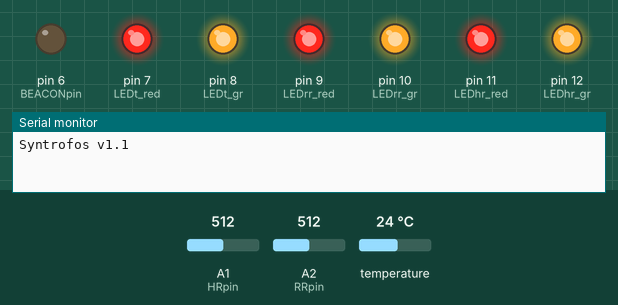
Simulated run of this sketch. Board: Arduino Nano, built with avr-gcc and run on an emulated ATmega328P. On the bench: output pins drawn as LEDs (lit = HIGH), the last lines printed to the serial monitor. The inputs (shaded band) are chosen by the test bench; at power-on: A2 (RRpin) = 512, temperature 24 °C, A1 (HRpin) = 512.

Above: at 1.2 s.
1.3 s: A2 (RRpin) set to 306
At 2.0 s:
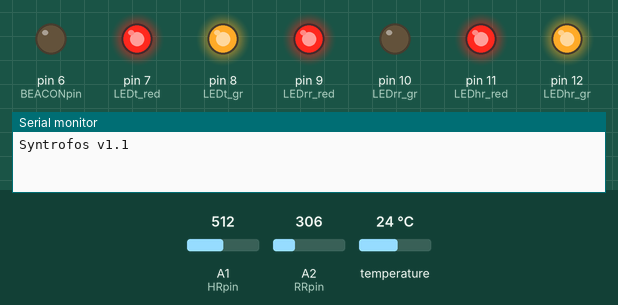
4.0 s: temperature set to 36.7 °C
At 17.6 s:
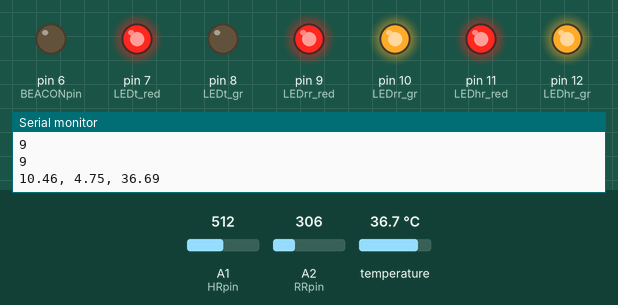
17.9 s: temperature set to 38.1 °C
At 39.1 s:
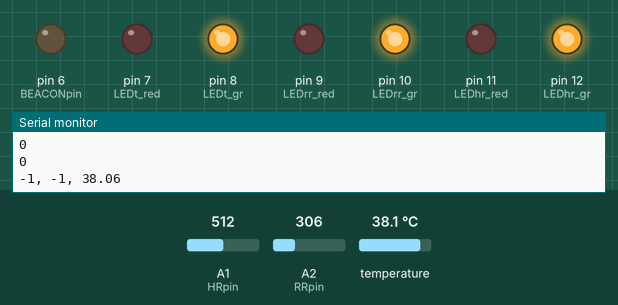
Timing chart, 0 to 44.3 s (numbered marks = the images above; inputs shaded):
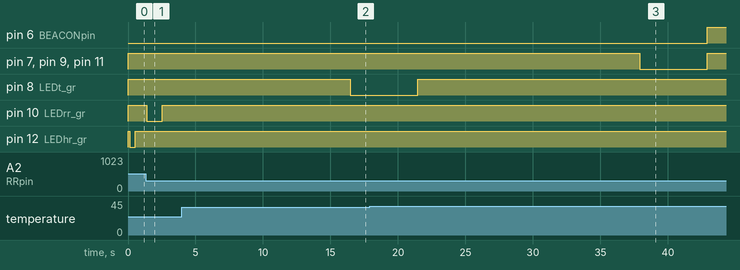

The sketch:

Syntrofos-v1.1-nano-fft.ino
```cpp
// Syntrofos 1.1 frequency domain processing

#include "fix_fft.h"
#include <OneWire.h>
#include <DallasTemperature.h>

#define RATIO_RR 0.3      // good signal RR ratio, determined experimentally
#define RATIO_HR 0.19     // good signal HR ratio, determined experimentally
#define LEDinterval 5000  // LED signalling interval in ms

#define ONE_WIRE_BUS 2    // temperature sensor pin
#define RRpin A2          // RR sensor pin
#define HRpin A1          // HR sensor pin
#define LEDt_red 7        // teperature red LED pin
#define LEDt_gr 8         // temperature green LED pin
#define LEDrr_red 9       // RR red LED pin
#define LEDrr_gr 10       // RR green LED pin
#define LEDhr_red 11      // HR red LED pin
#define LEDhr_gr 12       // HR green LED pin
#define BEACONpin 6       // beacon pin

int intr_count = 0;                 // interrupts counter
int Tms;                            // sampling period in ms
bool canSample = false;             // sampliing inidicator
int sample_count = 0;               // sample counter
bool firstSpecutrumDone = false;    // the first spectrum indicator which is discarded because of noise
float PeakRR, PeakHR;               // dominant spectrum components
int maxSP_rr, maxSP_hr = 0;         // spectrum maximal values
int err_rr, err_hr = 30;            // error code, 0: normal rhythm, 1: slower, 2: faster, -1: low signal
int sumS_rr, sumS_hr = 0;           // spectrum sums
int sum3_rr, sum3_hr = 0;           // 3 dominant spectrum elements sums
float RRR, RHR = 0.0;               // real respiratory rate and heart rate

const byte FFT_N = 128;             // buffer size
char im_rr[FFT_N], data_rr[FFT_N];  // imaginary and real arrays for fft
char im_hr[FFT_N], data_hr[FFT_N];
int dat_rr, dat_hr = 0;             // fft vector intensity variables
int iHrRr = 0;                      // iterator for fft arrays
int8_t maxiin_rr, maxiin_hr = 0;    // max values indexes for fft
int maxi_rr, maxi_hr = 0;           // max values for fft
const byte ZP = 128;                // zero padding possibility if set for example to 64
const byte fs = 8;                  // sampling frequency

// Filter variables
float beta_rr, beta_hr = 0.0;       // HP filter 1st order
float y_hp_rr, y_hp_hr = 0.0;
float x_hp_rr, x_hp_hr = 0.0;

float Tcel = 0.0; // temperature variable

OneWire oneWire(ONE_WIRE_BUS);
DallasTemperature sensors(&oneWire);


void setup()
{
  // Filter variables
  const float fc_hp_rr = 0.4;
  const float fc_hp_hr = 2.5;

  // declare LED pins as output
  pinMode(LEDt_gr, OUTPUT);
  pinMode(LEDt_red, OUTPUT);
  pinMode(LEDrr_gr, OUTPUT);
  pinMode(LEDrr_red, OUTPUT);
  pinMode(LEDhr_gr, OUTPUT);
  pinMode(LEDhr_red, OUTPUT);
  pinMode(BEACONpin, OUTPUT);

  analogReference(INTERNAL);               // a built-in reference, equal to 1.1 volts on the ATmega168 or ATmega328P
  Serial.begin(115200);
  Serial.println("Syntrofos v1.1");

  sensors.begin();
  sensors.setWaitForConversion(false);     // if set to false then it is not blocking, but then 750ms or more must be waited before next call
  cli();                                   // disable interrupts during setup
  LEDsOff();                               // set LEDs initially to off
  beta_rr = calculate_beta(fc_hp_rr, fs);  // filter coefficients
  beta_hr = calculate_beta(fc_hp_hr, fs);
  Tms = (int) (1000 / fs);                 // sampling period
  delay(500);
  comp_match();
  sei();                          // re-enable interrupts
} // setup


uint8_t D = 25;                   // variable for hysteresis effect when blinking LEDs
int average_rr, average_hr = 0;   // average signal values
int sampleRR, sampleHR;           // sample variables
bool alarmSignal = false;                   // if any of 3 monitored signals is out of safe range
bool beaconStatus, beaconPowering = false;  // false: off, true: on
int beaconPower_count = 0;                  // to count beacon powering duration

void loop()
{
  int sum_rr, sum_hr = 0;   // sums to calculate average values
  int yo_hp_rr, yo_hp_hr;   // filter outputs
  float P_left_rr, P_left_hr, P_rigth_rr, P_right_hr = 0.0;  // left and right spectral components around the maximum
  float mi_rr, mi_hr = 0.0;                                  // rhythm correction coefficients

  if (canSample == true)
  {
    cli();
    ReadInternal(&sampleRR, &sampleHR); // take samples
    sample_count++;                     // count samples

    // filter rr signal
    yo_hp_rr = high_pass_rr(beta_rr, float(sampleRR));
    yo_hp_rr = limit(yo_hp_rr, -127, 127);
    // filter hr signal
    yo_hp_hr = high_pass_hr(beta_hr, float(sampleHR));
    yo_hp_hr = limit(yo_hp_hr, -127, 127);

    // blink RR and HR LEDs at the pace of their signals
    if (yo_hp_rr < -(average_rr + D))
      digitalWrite(LEDrr_gr, LOW);
    else if (yo_hp_rr > -(average_rr + D / 2))
      digitalWrite(LEDrr_gr, HIGH);
    if (yo_hp_hr > average_rr + D)
      digitalWrite(LEDhr_gr, LOW);
    else if (yo_hp_hr < average_rr + D / 2)
      digitalWrite(LEDhr_gr, HIGH);

    data_rr[iHrRr] = (char)yo_hp_rr;
    data_hr[iHrRr] = (char)yo_hp_hr;
    iHrRr++;
    sum_rr += yo_hp_rr;
    sum_hr += yo_hp_hr;
    if (iHrRr % 32 == 0) {                 // calculate average value after every 32 samples
      average_rr = (int) sum_rr / 32;
      average_hr = (int) sum_hr / 32;
      sum_rr = 0;
      sum_hr = 0;
    }

    // do FFT
    if (iHrRr > ZP)
    {
      // fill imaginary
      for (int i = 0; i < FFT_N; i++) {
        im_rr[i] = 0;
        im_hr[i] = 0;
      }

      fix_fft(data_rr, im_rr, 6, 0); // FFT functions
      fix_fft(data_hr, im_hr, 6, 0);

      maxi_rr = 0;
      maxi_hr = 0;
      maxiin_rr = 0;
      maxiin_hr = 0;
      PeakRR = 0;
      PeakHR = 0;

      sensors.requestTemperatures();      // send the command to get temperature readings

      for (int i = 1; i < FFT_N / 2; i++) // full spectrum rr; index 0 is dc component and is not considered
      {
        dat_rr = (int8_t(data_rr[i]) * int8_t(data_rr[i])) + (int8_t(im_rr[i]) * int8_t(im_rr[i]));
        sumS_rr += dat_rr;                // add all elements to sum
        Serial.print((int)dat_rr);
        Serial.print("\r\n");

        if (dat_rr > maxi_rr) {   // find max in rr spectrum
          maxi_rr = dat_rr;
          maxiin_rr = i;
          PeakRR = dat_rr;
        }
      }

      for (int i = 1; i < FFT_N / 2; i++) // full spectrum hr; index 0 is dc component and is not considered
      {
        dat_hr = (int8_t(data_hr[i]) * int8_t(data_hr[i])) + (int8_t(im_hr[i]) * int8_t(im_hr[i]));
        sumS_hr += dat_hr;
        Serial.print((int)dat_hr);
        Serial.print("\r\n");

        if (dat_hr > maxi_hr) {   // find max in hr spectrum
          maxi_hr = dat_hr;
          maxiin_hr = i;
          PeakHR = dat_hr;
        }
      }

      maxSP_rr = (int) PeakRR;    // max
      sum3_rr += PeakRR;          // sum of three peak elements
      maxSP_hr = (int) PeakHR;
      sum3_hr += PeakHR;

      // calculate bpms based on fft analysis
      RRR = findRate(maxiin_rr);
      RHR = findRate(maxiin_hr);

      // find left and right amplitudes around peak value
      P_rigth_rr = (float) (int8_t(data_rr[maxiin_rr + 1]) * int8_t(data_rr[maxiin_rr + 1])) + (int8_t(im_rr[maxiin_rr + 1]) * int8_t(im_rr[maxiin_rr + 1]));
      sum3_rr += P_rigth_rr;
      P_left_rr = (float) (int8_t(data_rr[maxiin_rr - 1]) * int8_t(data_rr[maxiin_rr - 1])) + (int8_t(im_rr[maxiin_rr - 1]) * int8_t(im_rr[maxiin_rr - 1]));
      sum3_rr += P_left_rr;

      P_right_hr = (float) (int8_t(data_hr[maxiin_hr + 1]) * int8_t(data_hr[maxiin_hr + 1])) + (int8_t(im_hr[maxiin_hr + 1]) * int8_t(im_hr[maxiin_hr + 1]));
      sum3_hr += P_right_hr;
      P_right_hr = (float) (int8_t(data_hr[maxiin_hr + 2]) * int8_t(data_hr[maxiin_hr + 2])) + (int8_t(im_hr[maxiin_hr + 2]) * int8_t(im_hr[maxiin_hr + 2]));
      sum3_hr += P_right_hr;
      P_left_hr = (float) (int8_t(data_hr[maxiin_hr - 1]) * int8_t(data_hr[maxiin_hr - 1])) + (int8_t(im_rr[maxiin_hr - 1]) * int8_t(im_hr[maxiin_hr - 1]));
      sum3_hr += P_left_hr;
      P_left_hr = (float) (int8_t(data_hr[maxiin_hr - 2]) * int8_t(data_hr[maxiin_hr - 2])) + (int8_t(im_rr[maxiin_hr - 2]) * int8_t(im_hr[maxiin_hr - 2]));
      sum3_hr += P_left_hr;

      // result correction
      mi_rr = -(P_rigth_rr - P_left_rr) / ((2.0 * PeakRR) - P_left_rr - P_rigth_rr);
      RRR = RRR - mi_rr;
      mi_hr = -(P_right_hr - P_left_hr) / ((2.0 * PeakHR) - P_left_hr - P_right_hr);
      RHR = RHR - mi_hr;

      printSerial();
      firstSpecutrumDone = true;

      variablesToZero();            // reset variables
      LEDstatus(err_rr, err_hr);    // show results status
      beaconPowerLogic(alarmSignal, beaconStatus, beaconPowering);  // manage beacon power
    }
    if (iHrRr > ZP)
      iHrRr = 0;

    canSample = false;
    sei();
  } // if(canSample == true)
} // loop


/*### FUNCTIONS ###*/

void variablesToZero(void)
{
  for (int i = 0; i < FFT_N; i++) {
    data_rr[i] = 0;
    data_hr[i] = 0;
  }
  iHrRr = 0;
  sumS_rr = 0;
  sumS_hr = 0;
  sum3_rr = 0;
  sum3_hr = 0;
  maxi_rr = 0;
  maxi_hr = 0;
  maxiin_rr = 0;
  maxiin_hr = 0;
} // variablesToZero


int calculate_error_rr()
{
  int errorCode = 30;
  if (firstSpecutrumDone == true) // the first array is discarded because of noise
  {
    if (maxSP_rr > 40 and RRR < 60 and (float) sum3_rr / sumS_rr >= RATIO_RR) // signal is strong enough
    {
      if (RRR > 25)   // fast breathing
        errorCode = 2;
      else if (RRR >= 12 and RRR <= 25) // normal breathing
        errorCode = 0;
      else if (RRR > 3 and RRR < 12)   // slow breathing, >3 for filtering invalid results
        errorCode = 1;
      else
        errorCode = 0;  // invalid result
    }
    else
      errorCode = -1;   // low signal
  }
  return errorCode;
} // calculate_error_rr


int calculate_error_hr()
{
  int errorCode = 30;
  if (firstSpecutrumDone == true) // the first array is not considered because of noise
  {
    if (maxSP_hr > 40 and (float) sum3_hr / sumS_hr > RATIO_HR) // signal is strong enough
    {
      if (RHR > 100)  // high pulse
        errorCode = 2;
      else if (RHR >= 60 and RHR <= 100) // normal pulse
        errorCode = 0;
      else if (RHR > 20 and RHR < 60) // low pulse, >20 for filtering invalid results
        errorCode = 1;
      else
        errorCode = -1;  // invalid result
    }
    else
      errorCode = -1;   // signal is weak
  }
  return errorCode;
} // calculate_error_hr

float findRate(int8_t index)
{
  float rate = 60 * ((float(index) * float(fs)) / float(FFT_N));
  return rate;
} // findRate

const int intFaster = 250;
const int intSlower = 500;

void LEDstatus(int errorCode_rr, int errorCode_hr)
{
  bool ledState_rr, ledState_hr = LOW;
  intr_count = 0;
  LEDsOff();
  sei();

  while (intr_count < LEDinterval)
  {
    // RR
    if (errorCode_rr == 0)          // green on
      digitalWrite(LEDrr_gr, LOW);
    else if (errorCode_rr == 1 and intr_count % intSlower == 0) {   // red blinking slower
      digitalWrite(LEDrr_red, ledState_rr);
      ledState_rr = !ledState_rr;
    }
    else if (errorCode_rr == 2 and intr_count % intFaster == 0) {   // red blinking faster
      digitalWrite(LEDrr_red, ledState_rr);
      ledState_rr = !ledState_rr;
    }
    else if (errorCode_rr == -1) {  // red on
      digitalWrite(LEDrr_red, LOW);
      alarmSignal = true;
    }

    // HR
    if (errorCode_hr == 0)          // green on
      digitalWrite(LEDhr_gr, LOW);
    else if (errorCode_hr == 1 and intr_count % intSlower == 0) {   // red blinking slower
      digitalWrite(LEDhr_red, ledState_hr);
      ledState_hr = !ledState_hr;
    }
    else if (errorCode_hr == 2 and intr_count % intFaster == 0) {   // red blinking faster
      digitalWrite(LEDhr_red, ledState_hr);
      ledState_hr = !ledState_hr;
    }
    else if (errorCode_hr == -1) {  // red on
      digitalWrite(LEDhr_red, LOW);
      alarmSignal = true;
    }

    // Temperature
    if (Tcel <= 37.2)
      digitalWrite(LEDt_gr, LOW);   // green on
    else {
      digitalWrite(LEDt_red, LOW);  // red on
      alarmSignal = true;
    }
  }

  LEDsOff();
  intr_count = 0;
  cli();
} // LEDstatus


void LEDsOff()
{
  digitalWrite(LEDt_gr, HIGH);
  digitalWrite(LEDt_red, HIGH);
  digitalWrite(LEDrr_gr, HIGH);
  digitalWrite(LEDrr_red, HIGH);
  digitalWrite(LEDhr_gr, HIGH);
  digitalWrite(LEDhr_red, HIGH);
} // LEDsOff


void beaconPowerLogic(bool alarmSignal, bool beaconStatus, bool beaconPowering)
{
  if (alarmSignal == true and beaconStatus == false and beaconPowering == false) { // low signal, beacon is off and turning on is not initiated: it needs to turn on
    digitalWrite(BEACONpin, HIGH);      // high state turns on the switch
    beaconPowering = true;              // beacon is in process of turning on
    beaconPower_count = sample_count;   // 3 seconds is needed to turn it on or off
  }
  if (beaconPowering == true and beaconStatus == false and sample_count - beaconPower_count >= 32 * 3) { // 3 seconds have passed, beacon is now on
    digitalWrite(BEACONpin, LOW);       // turn off the switch
    beaconPowering = false;             // beacon is not in process of turning on
    beaconStatus = true;                // beacon is on
  }
  if (alarmSignal == false and beaconStatus == true and beaconPowering == false) { // alarmSignal changed to false, beacon needs to turn off
    digitalWrite(BEACONpin, HIGH);      // the same switch is used for turning off
    beaconPowering = true;              // beacon is in process of turning off
    beaconPower_count = sample_count;   // for measuring another 3 seconds to make sure it is off
  }
  if (beaconPowering == true and beaconStatus == true and sample_count - beaconPower_count >= 32 * 3) { // 3 seconds have passed, beacon is now off
    digitalWrite(BEACONpin, LOW);       // turn off the switch
    beaconPowering = false;             // beacon is not in process of turning on or off
    beaconStatus = false;               // beacon is off
  }
} // beaconPowerLogic


// Timer 1 function
void comp_match()
{
  TCCR1A = 0;
  TCCR1B = 1 << WGM12 | 0 << CS12 | 1 << CS11 | 1 << CS10; // CTC mode, prescaler = 64
  TCNT1 = 0;              // Reset Timer 1 counter
  // OCR1A = ((F_clock / prescaler) / Fs) - 1 = 2499
  OCR1A = 249;            // Set sampling frequency Fs = 1000 Hz
  TIMSK1 = 1 << OCIE1A;   // Enable Timer 1 interrupt
} // comp_match

// Timer 1 interrupt function
ISR (TIMER1_COMPA_vect)   // Interapt tajmera, podesen na 1ms
{
  if (intr_count == Tms && canSample == false) { // 1000ms = 1Hz
    intr_count = 0;       // reset intr_count to continue the process
    canSample = true;
  }
  else
    intr_count++;         // increment intr_count each 1ms

} // ISR


void ReadInternal(int* RR, int* HR)
{
  *RR = analogRead(RRpin);
  *HR = analogRead(HRpin);
}

//coeficient beta in HP filter
float calculate_beta(float fc, int fs) {
  float beta;
  beta = 1 / ((2 * PI * fc / (float)fs) + 1);
  return beta;
}

// HP filter of 1st order
float high_pass_rr(float beta, float x)
{
  float y = 0;
  int y_out;
  y = beta * y_hp_rr + beta * (x - x_hp_rr);
  y_hp_rr = y;
  x_hp_rr = x;

  y_out = (int)y;
  return y_out;
} // high_pass

float high_pass_hr(float beta, float x)
{
  float y = 0;
  int y_out;
  y = beta * y_hp_hr + beta * (x - x_hp_hr);
  y_hp_hr = y;
  x_hp_hr = x;

  y_out = (int)y;
  return y_out;
} // high_pass


int limit(int x, int a, int b)
{
  if (x < a)
    return a;
  else if (x > b)
    return b;
  else
    return x;
}

void printSerial()
{
  Tcel = sensors.getTempCByIndex(0);
  // calculate error codes
  err_rr = calculate_error_rr();
  err_hr = calculate_error_hr();

  if (err_rr != -1) {
    Serial.print(RRR);
    Serial.print(", ");
  }
  else {
    Serial.print(-1);
    Serial.print(", ");
  }

  if (err_hr != -1) {
    Serial.print(RHR);
    Serial.print(", ");
  }
  else {
    Serial.print(-1);
    Serial.print(", ");
  }

  Serial.print(Tcel);
  Serial.print("\r\n");
} // printSerial
```

Measured:
- the behaviour switches between 37.2 and 37.3 °C on temperature (found by bisection; images 2 and 3)
- after the input at 1.3 s, pin 10 (LEDrr_gr): HIGH → LOW after 0.10 s, → HIGH 1.1 s later
- after the input at 17.9 s, pin 7 (LEDt_red): HIGH → LOW after 20.0 s, → HIGH 5.0 s later; pin 8 (LEDt_gr): goes on until 21.5 s, then stays HIGH
